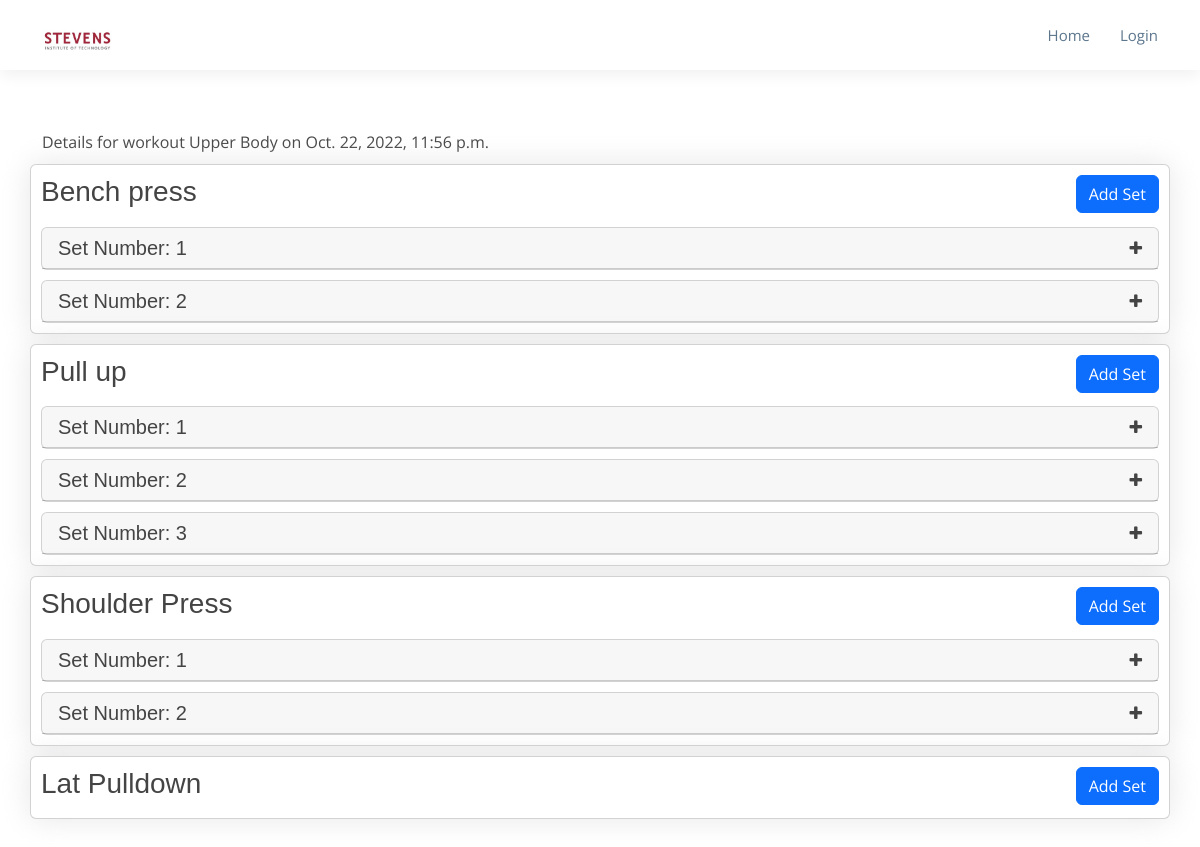
The app's page /workout/1 with its own data.
### base/models.py (models this page shows, shortened)
class Workout(models.Model):
    workout_name = models.CharField(null=False, max_length=255)
    created_date_time = models.DateTimeField(auto_now_add=True)
    updated_date_time = models.DateTimeField(auto_now=True)
    workout_date = models.DateTimeField()
    user = models.ForeignKey(User, on_delete=models.CASCADE, default=None)

class Exercise(models.Model):
    exercise_name = models.CharField(null=False, max_length=255)
    created_date_time = models.DateTimeField(auto_now_add=True)
    updated_date_time = models.DateTimeField(auto_now=True)
    exercise_date = models.DateTimeField()
    workout = models.ForeignKey(Workout, on_delete=models.CASCADE)

class Set(models.Model):
    set_number = models.IntegerField(default=1, null=False)
    num_repititions = models.IntegerField(null=True)
    weight = models.FloatField(null=True, blank=True)
    notes = models.TextField(null=True, blank=True)
    created_date_time = models.DateTimeField(auto_now_add=True, blank=True)
    updated_date_time = models.DateTimeField(auto_now=True, blank=True)
    exercise = models.ForeignKey(Exercise, on_delete=models.CASCADE)

### base/views.py (the view)
# urls.py: path('workout/<str:pk>', views.workout, name="workout"),
def workout(request, pk):
    workout = Workout.objects.get(id=pk)
    if workout is not None:
        exercises = Exercise.objects.filter(workout=pk)
        for exercise in exercises:
            sets = Set.objects.filter(exercise=exercise.id)
            exercise.sets = sets
        context = {
            'workout': workout,
            'exercises': exercises,
            'range': range(1, 13)
        }
        return render(request, 'base/workout.html', context)
    else:
        return render(request, 'base/404.html', context={
            'msg': 'It looks like you do not have any Workouts scheduled'
        })

### base/templates/base/workout.html (shortened to what this page needs)
{% load static %}
<!DOCTYPE html>
<html lang="en">
<head>
  <link href="{% static 'home/vendor/animate.css/animate.min.css' %}" rel="stylesheet">
  <link href="{% static 'home/vendor/aos/aos.css' %}" rel="stylesheet">
  <link href="{% static 'home/vendor/bootstrap/css/bootstrap.min.css' %}" rel="stylesheet">
  <link href="{% static 'home/vendor/bootstrap-icons/bootstrap-icons.css' %}" rel="stylesheet">
  <link href="{% static 'home/vendor/boxicons/css/boxicons.min.css' %}" rel="stylesheet">
  <link href="{% static 'home/vendor/glightbox/css/glightbox.min.css' %}" rel="stylesheet">
  <link href="{% static 'home/vendor/swiper/swiper-bundle.min.css' %}" rel="stylesheet">
  <link rel="stylesheet" href="https://cdnjs.cloudflare.com/ajax/libs/font-awesome/4.7.0/css/font-awesome.min.css">
  <link href="{% static 'home/css/style.css' %}" rel="stylesheet">
  <link href="{% static 'home/css/style2.css' %}" rel="stylesheet">
</head>
<body>
    <header id="header" class="d-flex align-items-center">
        <div class="container d-flex align-items-center">
        <div class="logo me-auto">
        <a href="/"><img src="{% static 'home/img/logo/logo-1.jpg' %}" alt="" class="img-fluid"></a>
        </div>
        {% include 'base/navbar.html' %}
        </div>
    </header>
    <section id="workout">
        <div class="container">
            Details for workout {{workout.workout_name}} on {{workout.workout_date}}
            {% for exercise in exercises %}
            <div class="row">
                <div class="card" style="padding: 10px; margin-top: 10px; color: #444; box-shadow: 0 0 30px rgba(214, 215, 216, 0.6);">
                    <div class="d-flex justify-content-between">
                        <div>
                            <h3>
                                {{exercise.exercise_name}}
                            </h3>
                        </div>
                        <div>
                            <button class="btn btn-primary">Add Set</button>
                        </div>
                    </div>
                    {% for set in exercise.sets %}
                    <div style="margin-top: 10px;">
                        <div class="card">
                          <div class="card-header" onclick="hideAndShowSets('{{set.id}}')">
                            <div class="d-flex justify-content-between">
                                <div>
                                    <h5 class="mb-0">
                                        Set Number: {{set.set_number}}
                                    </h5>
                                </div>
                                <div id="icon-{{set.id}}">
                                    <i class="fa fa-plus"></i>
                                </div>
                            </div>
                          </div>
                        </div>
                    </div>
                    {% endfor %}
                </div>
            </div>
            {% endfor %}
        </div>
    </section>
</body>

### base/static/home/css/style.css (style rules this page uses)
body { font-family: "Open Sans", sans-serif; color: #444; }
a { color: red; text-decoration: none; }
h1, h2, h3, h4, h5, h6, .font-primary { font-family: "Arial", sans-serif; }
#header { height: 70px; background: #fff; z-index: 997; box-shadow: 0px 5px 15px 0px rgba(0, 0, 0, 0.06); }
#header .logo img { padding: 0; margin: 0; max-height: 40px; }
.scrolled-offset { margin-top: 70px; }
section { padding: 60px 0; overflow: hidden; }

### records on screen
Workout: workout_name "Upper Body", workout_date "Oct. 22, 2022, 11:56 p.m."
Exercise: exercise_name "Bench press"
Set: set_number "1"
Set: set_number "2"
Exercise: exercise_name "Pull up"
Set: set_number "1"
Set: set_number "2"
Set: set_number "3"
Exercise: exercise_name "Shoulder Press"
Set: set_number "1"
Set: set_number "2"
Exercise: exercise_name "Lat Pulldown"
